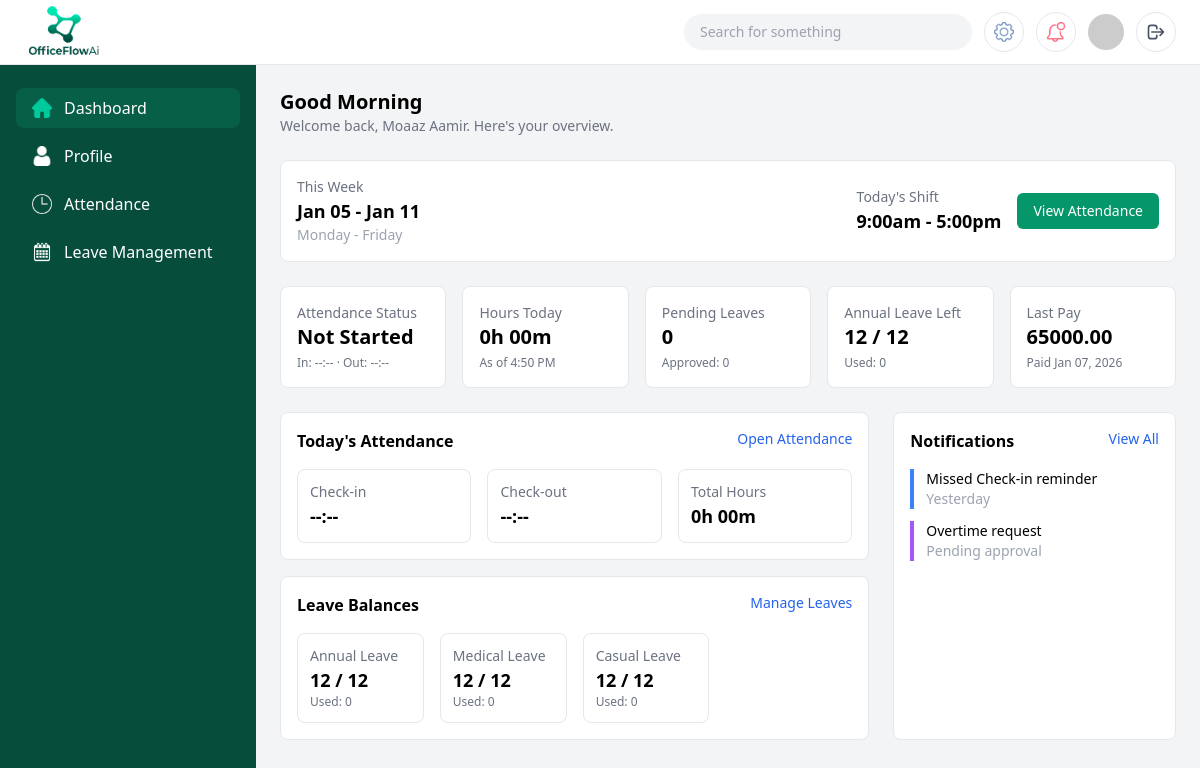
The page /employees/EMP-008/dashboard/ (signed in) on the database its author committed.
### core/models.py (models this page shows)
class EmployeePersonalInfo(models.Model):
    employee = models.OneToOneField(EmployeeProfile, on_delete=models.CASCADE)
    full_name = models.CharField(max_length=150)
    gender = models.CharField(
        max_length=10,
        choices=[('MALE','Male'), ('FEMALE','Female'), ('OTHER','Other')]
    )
    date_of_birth = models.DateField()
    marital_status = models.CharField(max_length=20)
    email = models.EmailField()
    phone_number = models.CharField(max_length=20)
    personal_id = models.CharField(max_length=50)  # CNIC / Passport
    emergency_contact = models.CharField(max_length=20)
    timezone = models.CharField(max_length=50, default='UTC+5')

class WorkSchedule(models.Model):
    employee = models.OneToOneField(EmployeeProfile, on_delete=models.CASCADE)
    working_hours = models.CharField(max_length=50)   # "9:00am – 5:00pm"
    working_days = models.CharField(max_length=100)   # "Mon – Fri"

class Payroll(models.Model):
    employee = models.ForeignKey(EmployeeProfile, on_delete=models.CASCADE)
    period_start = models.DateField()
    period_end = models.DateField()
    total_earnings = models.DecimalField(max_digits=10, decimal_places=2)
    total_deductions = models.DecimalField(max_digits=10, decimal_places=2)
    net_salary = models.DecimalField(max_digits=10, decimal_places=2)
    payment_method = models.CharField(max_length=50)
    payment_date = models.DateField()
    created_at = models.DateTimeField(auto_now_add=True)

### core/views.py (the view)
def employee_dashboard_view(request, employee_id):
    if not can_access_employee(request.user, employee_id):
        messages.error(request, "You don't have permission to access this page.")
        return redirect("login")
    employee = _get_employee_or_404(employee_id)
    personal = getattr(employee, "employeepersonalinfo", None)
    today = timezone.localdate()
    now = timezone.localtime()
    attendance = EmployeeAttendance.objects.filter(employee=employee, date=today).first()
    def _fmt_time(dt):
        if not dt:
            return "--:--"
        local_dt = timezone.localtime(dt)
        return local_dt.strftime("%I:%M %p").lstrip("0")
    check_in_display = _fmt_time(attendance.check_in) if attendance else "--:--"
    check_out_display = _fmt_time(attendance.check_out) if attendance else "--:--"
    total_hours_display = "0h 00m"
    if attendance and attendance.total_duration:
        total_seconds = int(attendance.total_duration.total_seconds())
        hours = total_seconds // 3600
        minutes = (total_seconds % 3600) // 60
        total_hours_display = f"{hours}h {minutes:02d}m"
    attendance_status = "Not Started"
    if attendance:
        if attendance.check_in and attendance.check_out:
            attendance_status = "Completed"
        elif attendance.check_in:
            attendance_status = "In Progress"
    from datetime import timedelta
    schedule = getattr(employee, "workschedule", None)
    shift_hours = schedule.working_hours if schedule and schedule.working_hours else "9:00 AM - 5:00 PM"
    working_days = schedule.working_days if schedule and schedule.working_days else "Monday - Friday"
    start_of_week = today - timedelta(days=today.weekday())
    end_of_week = start_of_week + timedelta(days=6)
    week_range_label = f"{start_of_week.strftime('%b %d')} - {end_of_week.strftime('%b %d')}"
    balances = _leave_balances_for_employee(employee)
    leave_cards = []
    for code, label in LeaveRequest.LEAVE_TYPES:
        bal = balances.get(code, {"used": 0, "remaining": 0, "allowance": LEAVE_ALLOWANCES.get(code, 0)})
        leave_cards.append(
            {
                "title": f"{label} Leave",
                "code": code,
                "used": bal.get("used", 0),
                "remaining": bal.get("remaining", 0),
                "allowance": bal.get("allowance", LEAVE_ALLOWANCES.get(code, 0)),
            }
        )
    pending_leaves = LeaveRequest.objects.filter(employee=employee, status="APPLIED").count()
    approved_leaves = LeaveRequest.objects.filter(employee=employee, status="APPROVED").count()
    _ensure_current_month_payroll(employee)
    last_pay = Payroll.objects.filter(employee=employee).order_by("-payment_date").first()
    documents_count = EmployeeDocument.objects.filter(employee=employee).count()
    context = {
        "employee": employee,
        "personal": personal,
        "today": today,
        "current_time": now.strftime("%I:%M %p").lstrip("0"),
        "attendance_status": attendance_status,
        "check_in_display": check_in_display,
        "check_out_display": check_out_display,
        "total_hours_display": total_hours_display,
        "shift_hours": shift_hours,
        "working_days": working_days,
        "week_range_label": week_range_label,
        "leave_cards": leave_cards,
        "pending_leaves": pending_leaves,
        "approved_leaves": approved_leaves,
        "last_pay": last_pay,
        "documents_count": documents_count,
    }
    return render(request, "employeePages/employee_dashboard.html", context)

### core/views.py (called while the page is built, shortened)
def can_access_employee(user, employee_id):
    if not user.is_authenticated:
        return False
    if user.is_superuser or user.groups.filter(name='HR').exists():
        return True
    try:
        profile = EmployeeProfile.objects.get(user=user)
        return profile.employee_id == employee_id
    except EmployeeProfile.DoesNotExist:
        return False

def _get_employee_or_404(employee_id: str) -> EmployeeProfile:
    return get_object_or_404(EmployeeProfile, employee_id=employee_id)

def _leave_balances_for_employee(employee: EmployeeProfile):
    balances = {}
    used = (
        LeaveRequest.objects.filter(employee=employee)
        .exclude(status="REJECTED")
        .values("leave_type")
        .annotate(total=Sum("days"))
    )
    used_map = {item["leave_type"]: item["total"] for item in used}
    for code, _label in LeaveRequest.LEAVE_TYPES:
        allowance = LEAVE_ALLOWANCES.get(code, 0)
        taken = used_map.get(code, 0) or 0
        remaining = max(allowance - taken, 0)
        balances[code] = {
            "allowance": allowance,
            "used": taken,
            "remaining": remaining,
        }
    return balances

def _ensure_current_month_payroll(employee: EmployeeProfile) -> Payroll | None:
    from datetime import date
    from calendar import monthrange
    from django.db.models import Sum
    today = date.today()
    existing = Payroll.objects.filter(
        employee=employee, period_end__year=today.year, period_end__month=today.month
    ).first()
    if existing:
        return existing

### core/templates/employeePages/employee_dashboard.html (shortened to what this page needs)
<!DOCTYPE html>
{% load static %}
<!DOCTYPE html>
<html lang="en">
  <head>
    <script src="https://cdn.tailwindcss.com"></script>
  </head>
  <body class="bg-gray-100">
    <header class="fixed top-0 left-0 right-0 z-50 bg-white border-b">
      <div class="flex items-center justify-between px-6 h-16">
        <div class="flex items-center gap-3">
          <img
            src="{% static 'assets/img/brand/OfficeFlowAi.png' %}"
            class="h-20 w-20"
          />
        </div>
        <div class="flex items-center gap-3">
          <div
            class="hidden md:flex items-center bg-gray-100 rounded-full px-4 py-2 w-72"
          >
            <input
              type="text"
              placeholder="Search for something"
              class="bg-transparent outline-none text-sm w-full"
            />
          </div>
          <button
            class="w-10 h-10 border rounded-full flex items-center justify-center"
          >
            <img
              src="{% static 'assets/img/icons/common/settings 1.png' %}"
              class="w-5"
            />
          </button>
          <button
            class="w-10 h-10 border rounded-full flex items-center justify-center"
          >
            <img
              src="{% static 'assets/img/icons/common/002-notification-1.png' %}"
              class="w-5"
            />
          </button>
          <img src="https://i.pravatar.cc/40" class="w-9 h-9 rounded-full" />
          <a
            href="{% url 'logout' %}"
            class="w-10 h-10 border rounded-full flex items-center justify-center hover:bg-gray-100 text-gray-600"
            title="Logout"
          >
            <svg
              class="w-5 h-5"
              fill="none"
              stroke="currentColor"
              viewBox="0 0 24 24"
            >
              <path
                stroke-linecap="round"
                stroke-linejoin="round"
                stroke-width="2"
                d="M17 16l4-4m0 0l-4-4m4 4H7m6 4v1a3 3 0 01-3 3H6a3 3 0 01-3-3V7a3 3 0 013-3h4a3 3 0 013 3v1"
              ></path>
            </svg>
          </a>
        </div>
      </div>
    </header>
    <div class="flex pt-16">
      <aside
        class="hidden lg:block w-64 bg-emerald-900 min-h-screen fixed text-white"
      >
        <nav class="px-4 py-6 space-y-2">
          <a
            href="{% url 'employee_dashboard' employee.employee_id %}"
            class="flex items-center gap-3 px-4 py-2 rounded-lg bg-emerald-800"
          >
            <img
              src="{% static 'assets/img/icons/common/home 2.png' %}"
              class="w-5"
              alt="Dashboard"
            />
            Dashboard
          </a>
          <a
            href="{% url 'employee_general' employee.employee_id %}"
            class="flex items-center gap-3 px-4 py-2 rounded-lg hover:bg-emerald-800"
          >
            <img
              src="{% static 'assets/img/icons/common/user 3 1.png' %}"
              class="w-5"
              alt="Employees"
            />
            Profile
          </a>
          <a
            href="{% url 'employee_attendance' employee.employee_id %}"
            class="flex items-center gap-3 px-4 py-2 rounded-lg hover:bg-emerald-800"
          >
            <img
              src="{% static 'assets/img/icons/common/clock.png' %}"
              class="w-5 filter invert"
              alt="Attendance"
            />
            Attendance
          </a>
          <a
            href="{% url 'employee_leaves' employee.employee_id %}"
            class="flex items-center gap-3 px-4 py-2 rounded-lg hover:bg-emerald-800"
          >
            <img
              src="{% static 'assets/img/icons/common/calendar.png' %}"
              class="w-5"
              alt="Leave Management"
            />
            Leave Management
          </a>
        </nav>
      </aside>
      <main class="flex-1 lg:ml-64 p-6">
        <div class="mb-6">
          <h1 class="text-xl font-semibold">Good Morning</h1>
          <p class="text-sm text-gray-500">
            Welcome back, {{ personal.full_name|default:"User" }}. Here's your
            overview.
          </p>
        </div>
        <div
          class="bg-white p-4 rounded-lg border flex flex-col md:flex-row justify-between gap-4 mb-6"
        >
          <div>
            <p class="text-sm text-gray-500">This Week</p>
            <p class="font-semibold text-lg">{{ week_range_label }}</p>
            <p class="text-sm text-gray-400">{{ working_days }}</p>
          </div>
          <div class="flex items-center gap-4">
            <div class="text-left">
              <p class="text-sm text-gray-500">Today's Shift</p>
              <p class="font-semibold text-lg">{{ shift_hours }}</p>
            </div>
            <a
              href="{% url 'employee_attendance' employee.employee_id %}"
              class="bg-emerald-600 text-white px-4 py-2 rounded-md inline-flex items-center justify-center text-sm"
            >
              View Attendance
            </a>
          </div>
        </div>
        <div class="grid grid-cols-1 sm:grid-cols-2 lg:grid-cols-5 gap-4 mb-6">
          <div class="bg-white p-4 rounded-lg border">
            <p class="text-sm text-gray-500">Attendance Status</p>
            <h3 class="text-xl font-semibold">{{ attendance_status }}</h3>
            <p class="text-xs text-gray-500 mt-1">
              In: {{ check_in_display }} · Out: {{ check_out_display }}
            </p>
          </div>
          <div class="bg-white p-4 rounded-lg border">
            <p class="text-sm text-gray-500">Hours Today</p>
            <h3 class="text-xl font-semibold">{{ total_hours_display }}</h3>
            <p class="text-xs text-gray-500 mt-1">As of {{ current_time }}</p>
          </div>
          <div class="bg-white p-4 rounded-lg border">
            <p class="text-sm text-gray-500">Pending Leaves</p>
            <h3 class="text-xl font-semibold">{{ pending_leaves }}</h3>
            <p class="text-xs text-gray-500 mt-1">
              Approved: {{ approved_leaves }}
            </p>
          </div>
          <div class="bg-white p-4 rounded-lg border">
            <p class="text-sm text-gray-500">Annual Leave Left</p>
            <h3 class="text-xl font-semibold">
              {{ leave_cards.0.remaining }} / {{ leave_cards.0.allowance }}
            </h3>
            <p class="text-xs text-gray-500 mt-1">
              Used: {{ leave_cards.0.used }}
            </p>
          </div>
          <div class="bg-white p-4 rounded-lg border">
            <p class="text-sm text-gray-500">Last Pay</p>
            <h3 class="text-xl font-semibold">
              {% if last_pay %} {{ last_pay.net_salary }} {% else %} -- {% endif %}
            </h3>
            <p class="text-xs text-gray-500 mt-1">
              {% if last_pay %} Paid {{ last_pay.payment_date|date:'M d, Y' }}
              {% else %} No payslip yet {% endif %}
            </p>
          </div>
        </div>
        <div class="grid grid-cols-1 lg:grid-cols-3 gap-6">
          <div class="lg:col-span-2 space-y-4">
            <div class="bg-white p-4 rounded-lg border">
              <div class="flex justify-between mb-4">
                <h3 class="font-semibold">Today's Attendance</h3>
                <a
                  href="{% url 'employee_attendance' employee.employee_id %}"
                  class="text-sm text-blue-600"
                >
                  Open Attendance
                </a>
              </div>
              <div class="grid grid-cols-1 sm:grid-cols-3 gap-4 text-sm">
                <div class="border rounded-lg p-3">
                  <p class="text-gray-500">Check-in</p>
                  <p class="text-lg font-semibold">{{ check_in_display }}</p>
                </div>
                <div class="border rounded-lg p-3">
                  <p class="text-gray-500">Check-out</p>
                  <p class="text-lg font-semibold">{{ check_out_display }}</p>
                </div>
                <div class="border rounded-lg p-3">
                  <p class="text-gray-500">Total Hours</p>
                  <p class="text-lg font-semibold">{{ total_hours_display }}</p>
                </div>
              </div>
            </div>
            <div class="bg-white p-4 rounded-lg border">
              <div class="flex justify-between mb-4">
                <h3 class="font-semibold">Leave Balances</h3>
                <a
                  href="{% url 'employee_leaves' employee.employee_id %}"
                  class="text-sm text-blue-600"
                >
                  Manage Leaves
                </a>
              </div>
              <div class="grid grid-cols-1 sm:grid-cols-2 lg:grid-cols-4 gap-4">
                {% for card in leave_cards %}
                <div class="border rounded-lg p-3">
                  <p class="text-sm text-gray-500">{{ card.title }}</p>
                  <p class="text-lg font-semibold">
                    {{ card.remaining }} / {{ card.allowance }}
                  </p>
                  <p class="text-xs text-gray-500">Used: {{ card.used }}</p>
                </div>
                {% endfor %}
              </div>
            </div>
          </div>
          <div class="bg-white p-4 rounded-lg border">
            <div class="flex justify-between mb-4">
              <h3 class="font-semibold">Notifications</h3>
              <a class="text-sm text-blue-600">View All</a>
            </div>
            <div class="space-y-3">
              <div class="border-l-4 border-blue-500 pl-3 text-sm">
                Missed Check-in reminder <br />
                <span class="text-gray-400">Yesterday</span>
              </div>
              <div class="border-l-4 border-purple-500 pl-3 text-sm">
                Overtime request <br />
                <span class="text-gray-400">Pending approval</span>
              </div>
            </div>
          </div>
        </div>
      </main>
    </div>
  </body>
</html>

### rows shown on the page
EmployeePersonalInfo: full_name "Moaaz Aamir"
WorkSchedule: working_days "Monday - Friday", working_hours "9:00am - 5:00pm"
Payroll: net_salary "65000.00", payment_date "Jan 07, 2026"

### other values the page prints
{{ week_range_label }} "Jan 05 - Jan 11"
{{ attendance_status }} "Not Started"
{{ check_in_display }} "--:--"
{{ check_out_display }} "--:--"
{{ total_hours_display }} "0h 00m"
{{ current_time }} "4:50 PM"
{{ pending_leaves }} "0"
{{ approved_leaves }} "0"
{{ leave_cards.0.remaining }} "12"
{{ leave_cards.0.allowance }} "12"
{{ leave_cards.0.used }} "0"
{{ card.title }} "Annual Leave" "Medical Leave" "Casual Leave"
{{ card.remaining }} "12" "12" "12"
{{ card.allowance }} "12" "12" "12"
{{ card.used }} "0" "0" "0"
